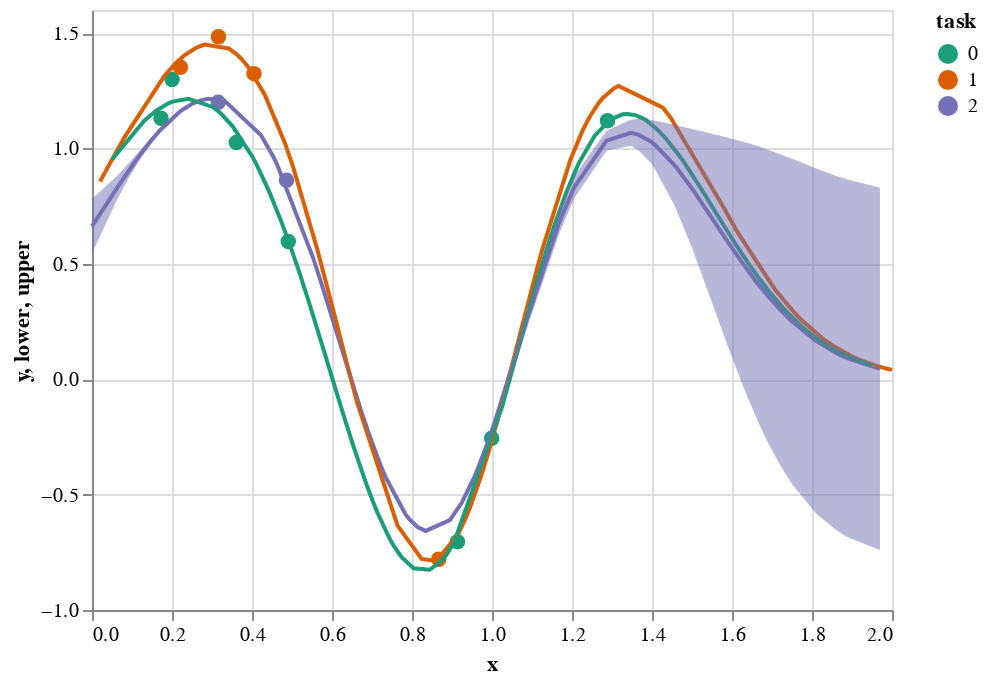

Notebook code cell kept with this figure:
### Code cell
import numpy as np
import GPy
import altair as alt
from typing import List
from numpy import ndarray
from src.observations import Observations
from src.data_packer import DataPacker
from src.generator import OneDimensionalGenerator
from src.generator import function_proxy
from src.generator import function_field
from src.generator import function_predict
from src.coregionalized import Coregionalized
from src.coregionalization_input import CoregionalizationInput
from src.plotter import Plotter

plotter = Plotter()

np.random.seed(43)

n_feats = 1
n_obs_field = 2
n_obs_proxy = 4
n_obs_predict = 7
spread = 1

range_predict = [0, 1.5]
range_proxy = [0, 1]
range_field = [.2, .5]

g1 = OneDimensionalGenerator(f=function_predict, task_index=0)
X1 = np.random.uniform(low=range_predict[0], 
                       high=range_predict[1],
                       size=(n_obs_predict, n_feats))
predict_observations = g1.generate(X1)

g2 = OneDimensionalGenerator(f=function_proxy, task_index=1)
X2 = np.random.uniform(low=range_proxy[0], 
                       high=range_proxy[1],
                       size=(n_obs_proxy, n_feats))
proxy_observations = g2.generate(X2)

g3 = OneDimensionalGenerator(f=function_field, task_index=2)
X3 = np.random.uniform(low=range_field[0], 
                       high=range_field[1],
                       size=(n_obs_field, n_feats))
field_observations = g3.generate(X3)

packer = DataPacker()
cr_input: CoregionalizationInput = packer.pack([predict_observations, proxy_observations, field_observations])

coregionalized = Coregionalized(num_tasks=3, num_feats=n_feats, variance=.2, lengthscale=.1)
coregionalized.fit(cr_input.X, cr_input.Y, cr_input.task_indexes)

points = plotter.points_plot(cr_input.X, cr_input.Y, 
                             cr_input.task_indexes,
                             legend=True)

X, m, v, tasks = coregionalized.predict_region(region_start=0)

lines = plotter.line_plot(X, m, tasks, legend=None)

only_field = np.where(tasks==2)[0]

bands = plotter.bands_plot(X[only_field], 
                           m[only_field], 
                           tasks[only_field],
                           v[only_field],
                           legend=None)

# alt.vconcat(points, lines).resolve_legend(color='independent') 
alt.layer(points, lines, bands).resolve_legend(color='independent')

### Figure 1 — Vega-Lite specification as saved in the notebook (floating-point values rounded to 4 significant figures; data arrays with more than 128 entries replaced by an {"elided": "..."} marker saying what was removed)
{"config": {"view": {"continuousWidth": 400, "continuousHeight": 300}}, "layer": [{"data": {"name": "data-dd6c044e91daf1e011915cce61dd25f6"}, "mark": {"type": "point", "filled": true, "opacity": 1, "size": 60}, "encoding": {"color": {"field": "task", "scale": {"scheme": "dark2"}, "type": "nominal"}, "x": {"field": "x", "type": "quantitative"}, "y": {"field": "y", "type": "quantitative"}}}, {"data": {"name": "data-14f96e029d0fb0fb757925d0ed8090dd"}, "mark": "line", "encoding": {"color": {"field": "task", "legend": null, "scale": {"scheme": "dark2"}, "type": "nominal"}, "x": {"field": "x", "type": "quantitative"}, "y": {"field": "y", "type": "quantitative"}}}, {"data": {"name": "data-0f1d282b321419f0daa18ed134a46c59"}, "mark": {"type": "area", "opacity": 0.5}, "encoding": {"color": {"field": "task", "legend": null, "scale": {"scheme": "dark2"}, "type": "nominal"}, "x": {"field": "x", "type": "quantitative"}, "y": {"field": "lower", "type": "quantitative"}, "y2": {"field": "upper"}}}], "resolve": {"legend": {"color": "independent"}}, "$schema": "https://vega.github.io/schema/vega-lite/v4.17.0.json", "datasets": {"data-dd6c044e91daf1e011915cce61dd25f6": [{"x": 0.1726, "y": 1.131, "task": "0"}, {"x": 0.9136, "y": -0.704, "task": "0"}, {"x": 0.2001, "y": 1.299, "task": "0"}, {"x": 0.3609, "y": 1.026, "task": "0"}, {"x": 0.4907, "y": 0.5971, "task": "0"}, {"x": 1.289, "y": 1.12, "task": "0"}, {"x": 0.9991, "y": -0.256, "task": "0"}, {"x": 0.8666, "y": -0.7799, "task": "1"}, {"x": 0.221, "y": 1.352, "task": "1"}, {"x": 0.405, "y": 1.324, "task": "1"}, {"x": 0.3161, "y": 1.484, "task": "1"}, {"x": 0.3156, "y": 1.2, "task": "2"}, {"x": 0.4863, "y": 0.8625, "task": "2"}], "data-14f96e029d0fb0fb757925d0ed8090dd": {"elided": "200 records"}, "data-0f1d282b321419f0daa18ed134a46c59": [{"x": 0.0, "y": 0.6631, "task": "2", "upper": 0.7844, "lower": 0.5418}, {"x": 0.01005, "y": 0.6898, "task": "2", "upper": 0.7974, "lower": 0.5823}, {"x": 0.0603, "y": 0.8229, "task": "2", "upper": 0.8772, "lower": 0.7686}, {"x": 0.07035, "y": 0.849, "task": "2", "upper": 0.8956, "lower": 0.8024}, {"x": 0.09045, "y": 0.9001, "task": "2", "upper": 0.934, "lower": 0.8663}, {"x": 0.1005, "y": 0.925, "task": "2", "upper": 0.9537, "lower": 0.8964}, {"x": 0.1106, "y": 0.9494, "task": "2", "upper": 0.9736, "lower": 0.9252}, {"x": 0.1206, "y": 0.9731, "task": "2", "upper": 0.9936, "lower": 0.9527}, {"x": 0.1407, "y": 1.019, "task": "2", "upper": 1.033, "lower": 1.004}, {"x": 0.1508, "y": 1.04, "task": "2", "upper": 1.053, "lower": 1.028}, {"x": 0.1709, "y": 1.08, "task": "2", "upper": 1.09, "lower": 1.071}, {"x": 0.2211, "y": 1.162, "task": "2", "upper": 1.167, "lower": 1.156}, {"x": 0.2513, "y": 1.194, "task": "2", "upper": 1.199, "lower": 1.189}, {"x": 0.2714, "y": 1.208, "task": "2", "upper": 1.213, "lower": 1.203}, {"x": 0.2915, "y": 1.215, "task": "2", "upper": 1.22, "lower": 1.21}, {"x": 0.3317, "y": 1.206, "task": "2", "upper": 1.211, "lower": 1.201}, {"x": 0.4221, "y": 1.058, "task": "2", "upper": 1.063, "lower": 1.053}, {"x": 0.4523, "y": 0.9671, "task": "2", "upper": 0.9726, "lower": 0.9616}, {"x": 0.4623, "y": 0.9321, "task": "2", "upper": 0.9378, "lower": 0.9265}, {"x": 0.5528, "y": 0.5259, "task": "2", "upper": 0.5356, "lower": 0.5162}, {"x": 0.5729, "y": 0.4182, "task": "2", "upper": 0.4294, "lower": 0.407}, {"x": 0.6734, "y": -0.1399, "task": "2", "upper": -0.1226, "lower": -0.1573}, {"x": 0.6935, "y": -0.2426, "task": "2", "upper": -0.2253, "lower": -0.2599}, {"x": 0.7236, "y": -0.3819, "task": "2", "upper": -0.3656, "lower": -0.3982}, {"x": 0.7337, "y": -0.4235, "task": "2", "upper": -0.4078, "lower": -0.4391}, {"x": 0.7839, "y": -0.5857, "task": "2", "upper": -0.5743, "lower": -0.597}, {"x": 0.794, "y": -0.6078, "task": "2", "upper": -0.5974, "lower": -0.6182}, {"x": 0.8141, "y": -0.6405, "task": "2", "upper": -0.6318, "lower": -0.6492}, {"x": 0.8342, "y": -0.6574, "task": "2", "upper": -0.65, "lower": -0.6647}, {"x": 0.8945, "y": -0.6106, "task": "2", "upper": -0.6035, "lower": -0.6177}, {"x": 0.9246, "y": -0.5346, "task": "2", "upper": -0.525, "lower": -0.5441}, {"x": 0.9548, "y": -0.4277, "task": "2", "upper": -0.4141, "lower": -0.4413}, {"x": 0.9648, "y": -0.386, "task": "2", "upper": -0.3708, "lower": -0.4013}, {"x": 0.9849, "y": -0.295, "task": "2", "upper": -0.276, "lower": -0.3139}, {"x": 1.005, "y": -0.1951, "task": "2", "upper": -0.1722, "lower": -0.2181}, {"x": 1.065, "y": 0.136, "task": "2", "upper": 0.1719, "lower": 0.1001}, {"x": 1.085, "y": 0.2497, "task": "2", "upper": 0.2896, "lower": 0.2099}, {"x": 1.166, "y": 0.6681, "task": "2", "upper": 0.7169, "lower": 0.6194}, {"x": 1.176, "y": 0.7128, "task": "2", "upper": 0.7616, "lower": 0.664}, {"x": 1.206, "y": 0.8327, "task": "2", "upper": 0.8805, "lower": 0.7848}, {"x": 1.286, "y": 1.034, "task": "2", "upper": 1.077, "lower": 0.9905}, {"x": 1.347, "y": 1.068, "task": "2", "upper": 1.125, "lower": 1.012}, {"x": 1.367, "y": 1.059, "task": "2", "upper": 1.127, "lower": 0.9916}, {"x": 1.397, "y": 1.03, "task": "2", "upper": 1.123, "lower": 0.9369}, {"x": 1.407, "y": 1.017, "task": "2", "upper": 1.121, "lower": 0.9125}, {"x": 1.457, "y": 0.9255, "task": "2", "upper": 1.102, "lower": 0.7491}, {"x": 1.497, "y": 0.8325, "task": "2", "upper": 1.085, "lower": 0.5801}, {"x": 1.508, "y": 0.8075, "task": "2", "upper": 1.081, "lower": 0.5342}, {"x": 1.548, "y": 0.7038, "task": "2", "upper": 1.064, "lower": 0.3431}, {"x": 1.558, "y": 0.6775, "task": "2", "upper": 1.06, "lower": 0.2945}, {"x": 1.588, "y": 0.599, "task": "2", "upper": 1.048, "lower": 0.1502}, {"x": 1.628, "y": 0.4984, "task": "2", "upper": 1.029, "lower": -0.03251}, {"x": 1.658, "y": 0.428, "task": "2", "upper": 1.014, "lower": -0.1575}, {"x": 1.678, "y": 0.3841, "task": "2", "upper": 1.002, "lower": -0.2337}, {"x": 1.688, "y": 0.3631, "task": "2", "upper": 0.9958, "lower": -0.2695}, {"x": 1.719, "y": 0.3045, "task": "2", "upper": 0.9765, "lower": -0.3675}, {"x": 1.749, "y": 0.2523, "task": "2", "upper": 0.956, "lower": -0.4514}, {"x": 1.809, "y": 0.1674, "task": "2", "upper": 0.9143, "lower": -0.5796}, {"x": 1.859, "y": 0.1148, "task": "2", "upper": 0.8822, "lower": -0.6525}, {"x": 1.879, "y": 0.09792, "task": "2", "upper": 0.8707, "lower": -0.6748}, {"x": 1.889, "y": 0.09025, "task": "2", "upper": 0.8652, "lower": -0.6847}, {"x": 1.97, "y": 0.04493, "task": "2", "upper": 0.8299, "lower": -0.74}]}}
